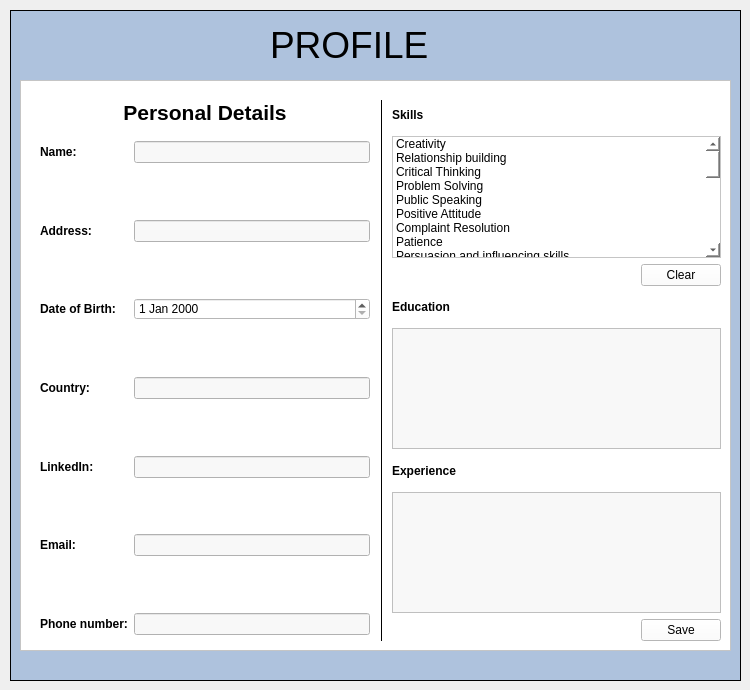
    <widget class="QWidget" name="tab_3">
     <attribute name="title">
      <string>  Profile </string>
     </attribute>
     <widget class="QFrame" name="ProfileFrame">
      <property name="geometry">
       <rect>
        <x>10</x>
        <y>10</y>
        <width>731</width>
        <height>671</height>
       </rect>
      </property>
      <property name="styleSheet">
       <string notr="true">background-color:rgb(174, 194, 221)</string>
      </property>
      <property name="frameShape">
       <enum>QFrame::Box</enum>
      </property>
      <widget class="QLabel" name="label">
       <property name="geometry">
        <rect>
         <x>260</x>
         <y>10</y>
         <width>181</width>
         <height>52</height>
        </rect>
       </property>
       <property name="text">
        <string>&lt;html&gt;&lt;head/&gt;&lt;body&gt;&lt;p&gt;&lt;span style=&quot; font-size:28pt;&quot;&gt;PROFILE&lt;/span&gt;&lt;/p&gt;&lt;/body&gt;&lt;/html&gt;</string>
       </property>
      </widget>
      <widget class="QFrame" name="PDetailsFrame">
       <property name="geometry">
        <rect>
         <x>10</x>
         <y>70</y>
         <width>711</width>
         <height>571</height>
        </rect>
       </property>
       <property name="styleSheet">
        <string notr="true">background-color:rgb(255, 255, 255)</string>
       </property>
       <property name="frameShape">
        <enum>QFrame::StyledPanel</enum>
       </property>
       <property name="frameShadow">
        <enum>QFrame::Raised</enum>
       </property>
       <widget class="QWidget" name="horizontalLayoutWidget">
        <property name="geometry">
         <rect>
          <x>20</x>
          <y>20</y>
          <width>681</width>
          <height>541</height>
         </rect>
        </property>
        <layout class="QHBoxLayout" name="DetailsLayout">
         <item>
          <layout class="QVBoxLayout" name="verticalLayout_2" stretch="0,0,8">
           <item>
            <widget class="QLabel" name="label_17">
             <property name="enabled">
              <bool>true</bool>
             </property>
             <property name="font">
              <font>
               <weight>75</weight>
               <bold>true</bold>
              </font>
             </property>
             <property name="text">
              <string>&lt;html&gt;&lt;head/&gt;&lt;body&gt;&lt;p&gt;&lt;span style=&quot; font-size:16pt;&quot;&gt;Personal Details&lt;/span&gt;&lt;/p&gt;&lt;/body&gt;&lt;/html&gt;</string>
             </property>
             <property name="alignment">
              <set>Qt::AlignCenter</set>
             </property>
            </widget>
           </item>
           <item>
            <spacer name="verticalSpacer_7">
             <property name="orientation">
              <enum>Qt::Vertical</enum>
             </property>
             <property name="sizeHint" stdset="0">
              <size>
               <width>20</width>
               <height>10</height>
              </size>
             </property>
            </spacer>
           </item>
           <item>
            <layout class="QFormLayout" name="formLayout_3">
             <item row="0" column="0">
              <widget class="QLabel" name="label_10">
               <property name="font">
                <font>
                 <weight>75</weight>
                 <bold>true</bold>
                </font>
               </property>
               <property name="text">
                <string>Name:</string>
               </property>
              </widget>
             </item>
             <item row="0" column="1">
              <widget class="QLineEdit" name="nameTextEdit">
               <property name="layoutDirection">
                <enum>Qt::LeftToRight</enum>
               </property>
               <property name="styleSheet">
                <string notr="true">background-color:rgb(248, 248, 248)</string>
               </property>
               <property name="alignment">
                <set>Qt::AlignLeading|Qt::AlignLeft|Qt::AlignVCenter</set>
               </property>
              </widget>
             </item>
             <item row="1" column="1">
              <spacer name="verticalSpacer">
               <property name="orientation">
                <enum>Qt::Vertical</enum>
               </property>
               <property name="sizeHint" stdset="0">
                <size>
                 <width>20</width>
                 <height>40</height>
                </size>
               </property>
              </spacer>
             </item>
             <item row="2" column="0">
              <widget class="QLabel" name="label_16">
               <property name="font">
                <font>
                 <weight>75</weight>
                 <bold>true</bold>
                </font>
               </property>
               <property name="text">
                <string>Address:</string>
               </property>
              </widget>
             </item>
             <item row="2" column="1">
              <widget class="QLineEdit" name="addressTextEdit">
               <property name="layoutDirection">
                <enum>Qt::LeftToRight</enum>
               </property>
               <property name="styleSheet">
                <string notr="true">background-color:rgb(248, 248, 248)</string>
               </property>
               <property name="alignment">
                <set>Qt::AlignLeading|Qt::AlignLeft|Qt::AlignVCenter</set>
               </property>
              </widget>
             </item>
             <item row="3" column="1">
              <spacer name="verticalSpacer_2">
               <property name="orientation">
                <enum>Qt::Vertical</enum>
               </property>
               <property name="sizeHint" stdset="0">
                <size>
                 <width>20</width>
                 <height>40</height>
                </size>
               </property>
              </spacer>
             </item>
             <item row="4" column="0">
              <widget class="QLabel" name="label_14">
               <property name="font">
                <font>
                 <weight>75</weight>
                 <bold>true</bold>
                </font>
               </property>
               <property name="text">
                <string>Date of Birth:</string>
               </property>
              </widget>
             </item>
             <item row="5" column="1">
              <spacer name="verticalSpacer_3">
               <property name="orientation">
                <enum>Qt::Vertical</enum>
               </property>
               <property name="sizeHint" stdset="0">
                <size>
                 <width>20</width>
                 <height>40</height>
                </size>
               </property>
              </spacer>
             </item>
             <item row="6" column="0">
              <widget class="QLabel" name="label_15">
               <property name="font">
                <font>
                 <weight>75</weight>
                 <bold>true</bold>
                </font>
               </property>
               <property name="text">
                <string>Country:</string>
               </property>
              </widget>
             </item>
             <item row="6" column="1">
              <widget class="QLineEdit" name="countryTextEdit">
               <property name="styleSheet">
                <string notr="true">background-color:rgb(248, 248, 248)</string>
               </property>
              </widget>
             </item>
             <item row="7" column="1">
              <spacer name="verticalSpacer_4">
               <property name="orientation">
                <enum>Qt::Vertical</enum>
               </property>
               <property name="sizeHint" stdset="0">
                <size>
                 <width>20</width>
                 <height>40</height>
                </size>
               </property>
              </spacer>
             </item>
             <item row="8" column="0">
              <widget class="QLabel" name="label_13">
               <property name="font">
                <font>
                 <weight>75</weight>
                 <bold>true</bold>
                </font>
               </property>
               <property name="text">
                <string>LinkedIn:</string>
               </property>
              </widget>
             </item>
             <item row="8" column="1">
              <widget class="QLineEdit" name="linkedInTextEdit">
               <property name="styleSheet">
                <string notr="true">background-color:rgb(248, 248, 248)</string>
               </property>
              </widget>
             </item>
             <item row="9" column="1">
              <spacer name="verticalSpacer_5">
               <property name="orientation">
                <enum>Qt::Vertical</enum>
               </property>
               <property name="sizeHint" stdset="0">
                <size>
                 <width>20</width>
                 <height>40</height>
                </size>
               </property>
              </spacer>
             </item>
             <item row="10" column="0">
              <widget class="QLabel" name="label_11">
               <property name="font">
                <font>
                 <weight>75</weight>
                 <bold>true</bold>
                </font>
               </property>
               <property name="text">
                <string>Email:</string>
               </property>
              </widget>
             </item>
             <item row="10" column="1">
              <widget class="QLineEdit" name="emailTextEdit">
               <property name="styleSheet">
                <string notr="true">background-color:rgb(248, 248, 248)</string>
               </property>
              </widget>
             </item>
             <item row="11" column="1">
              <spacer name="verticalSpacer_6">
               <property name="orientation">
                <enum>Qt::Vertical</enum>
               </property>
               <property name="sizeHint" stdset="0">
                <size>
                 <width>20</width>
                 <height>40</height>
                </size>
               </property>
              </spacer>
             </item>
             <item row="12" column="0">
              <widget class="QLabel" name="label_12">
               <property name="font">
                <font>
                 <weight>75</weight>
                 <bold>true</bold>
                </font>
               </property>
               <property name="text">
                <string>Phone number:</string>
               </property>
              </widget>
             </item>
             <item row="12" column="1">
              <widget class="QLineEdit" name="phoneNumberTextEdit">
               <property name="styleSheet">
                <string notr="true">background-color:rgb(248, 248, 248)</string>
               </property>
              </widget>
             </item>
             <item row="13" column="1">
              <layout class="QHBoxLayout" name="horizontalLayout_4"/>
             </item>
             <item row="4" column="1">
              <widget class="QDateEdit" name="dateOfBirthDateEdit"/>
             </item>
            </layout>
           </item>
          </layout>
         </item>
         <item>
          <widget class="Line" name="line">
           <property name="minimumSize">
            <size>
             <width>10</width>
             <height>0</height>
            </size>
           </property>
           <property name="font">
            <font>
             <pointsize>6</pointsize>
            </font>
           </property>
           <property name="frameShadow">
            <enum>QFrame::Plain</enum>
           </property>
           <property name="orientation">
            <enum>Qt::Vertical</enum>
           </property>
          </widget>
         </item>
         <item>
          <layout class="QVBoxLayout" name="verticalLayout" stretch="1,4,0,1,4,1,4,1">
           <item>
            <widget class="QLabel" name="label_2">
             <property name="font">
              <font>
               <weight>75</weight>
               <bold>true</bold>
              </font>
             </property>
             <property name="text">
              <string>Skills</string>
             </property>
            </widget>
           </item>
           <item>
            <widget class="QListWidget" name="skillsList">
             <item>
              <property name="text">
               <string>Creativity</string>
              </property>
              <property name="checkState">
               <enum>Unchecked</enum>
              </property>
             </item>
             <item>
              <property name="text">
               <string>Relationship building</string>
              </property>
              <property name="checkState">
               <enum>Unchecked</enum>
              </property>
             </item>
             <item>
              <property name="text">
               <string>Critical Thinking</string>
              </property>
              <property name="checkState">
               <enum>Unchecked</enum>
              </property>
             </item>
             <item>
              <property name="text">
               <string>Problem Solving</string>
              </property>
              <property name="checkState">
               <enum>Unchecked</enum>
              </property>
             </item>
             <item>
              <property name="text">
               <string>Public Speaking</string>
              </property>
              <property name="checkState">
               <enum>Unchecked</enum>
              </property>
             </item>
             <item>
              <property name="text">
               <string>Positive Attitude</string>
              </property>
              <property name="checkState">
               <enum>Unchecked</enum>
              </property>
             </item>
             <item>
              <property name="text">
               <string>Complaint Resolution</string>
              </property>
              <property name="checkState">
               <enum>Unchecked</enum>
              </property>
             </item>
             <item>
              <property name="text">
               <string>Patience</string>
              </property>
              <property name="checkState">
               <enum>Unchecked</enum>
              </property>
             </item>
             <item>
              <property name="text">
               <string>Persuasion and influencing skills</string>
              </property>
              <property name="checkState">
               <enum>Unchecked</enum>
              </property>
             </item>
             <item>
              <property name="text">
               <string>Respectfulness</string>
              </property>
              <property name="checkState">
               <enum>Unchecked</enum>
              </property>
             </item>
             <item>
              <property name="text">
               <string>Reliability</string>
              </property>
              <property name="checkState">
               <enum>Unchecked</enum>
              </property>
             </item>
             <item>
              <property name="text">
               <string>Tolerance</string>
              </property>
              <property name="checkState">
               <enum>Unchecked</enum>
              </property>
             </item>
             <item>
              <property name="text">
               <string>Improving Customer Experience</string>
              </property>
              <property name="checkState">
               <enum>Unchecked</enum>
              </property>
             </item>
             <item>
              <property name="text">
               <string>Attention to Detail</string>
              </property>
              <property name="checkState">
               <enum>Unchecked</enum>
              </property>
             </item>
             <item>
              <property name="text">
               <string>Teamwork Skills</string>
              </property>
              <property name="checkState">
               <enum>Unchecked</enum>
              </property>
             </item>
             <item>
              <property name="text">
               <string>Communication</string>
              </property>
              <property name="checkState">
               <enum>Unchecked</enum>
              </property>
             </item>
             <item>
              <property name="text">
               <string>Collaboration</string>
              </property>
              <property name="checkState">
               <enum>Unchecked</enum>
              </property>
             </item>
             <item>
              <property name="text">
               <string>Accounting</string>
              </property>
              <property name="checkState">
               <enum>Unchecked</enum>
              </property>
             </item>
             <item>
              <property name="text">
               <string>Active Listening</string>
              </property>
              <property name="checkState">
               <enum>Unchecked</enum>
              </property>
             </item>
             <item>
              <property name="text">
               <string>Adaptability</string>
              </property>
              <property name="checkState">
               <enum>Unchecked</enum>
              </property>
             </item>
             <item>
              <property name="text">
               <string>Negotiation</string>
              </property>
              <property name="checkState">
               <enum>Unchecked</enum>
              </property>
             </item>
             <item>
              <property name="text">
               <string>Conflict Resolution</string>
              </property>
              <property name="checkState">
               <enum>Unchecked</enum>
              </property>
             </item>
             <item>
              <property name="text">
               <string>Decision-making</string>
              </property>
              <property name="checkState">
               <enum>Unchecked</enum>
              </property>
             </item>
             <item>
              <property name="text">
               <string>Empathy</string>
              </property>
              <property name="checkState">
               <enum>Unchecked</enum>
              </property>
             </item>
             <item>
              <property name="text">
               <string>Bilingual Customer Support</string>
              </property>
              <property name="checkState">
               <enum>Unchecked</enum>
              </property>
             </item>
             <item>
              <property name="text">
               <string>Management</string>
              </property>
              <property name="checkState">
               <enum>Unchecked</enum>
              </property>
             </item>
             <item>
              <property name="text">
               <string>Organization</string>
              </property>
              <property name="checkState">
               <enum>Unchecked</enum>
              </property>
             </item>
            </widget>
           </item>
           <item>
            <layout class="QHBoxLayout" name="horizontalLayout">
             <item>
              <spacer name="horizontalSpacer_2">
               <property name="orientation">
                <enum>Qt::Horizontal</enum>
               </property>
               <property name="sizeHint" stdset="0">
                <size>
                 <width>40</width>
                 <height>20</height>
                </size>
               </property>
              </spacer>
             </item>
             <item>
              <widget class="QPushButton" name="skillsClearButton">
               <property name="text">
                <string>Clear</string>
               </property>
              </widget>
             </item>
            </layout>
           </item>
           <item>
            <widget class="QLabel" name="label_3">
             <property name="font">
              <font>
               <weight>75</weight>
               <bold>true</bold>
              </font>
             </property>
             <property name="text">
              <string>Education</string>
             </property>
            </widget>
           </item>
           <item>
            <widget class="QTextEdit" name="educationTextEdit">
             <property name="styleSheet">
              <string notr="true">background-color:rgb(248, 248, 248)</string>
             </property>
            </widget>
           </item>
           <item>
            <widget class="QLabel" name="label_4">
             <property name="font">
              <font>
               <weight>75</weight>
               <bold>true</bold>
              </font>
             </property>
             <property name="text">
              <string>Experience</string>
             </property>
            </widget>
           </item>
           <item>
            <widget class="QTextEdit" name="experienceTextEdit">
             <property name="styleSheet">
              <string notr="true">background-color:rgb(248, 248, 248)</string>
             </property>
            </widget>
           </item>
           <item>
            <layout class="QHBoxLayout" name="horizontalLayout_3">
             <item>
              <spacer name="horizontalSpacer">
               <property name="orientation">
                <enum>Qt::Horizontal</enum>
               </property>
               <property name="sizeHint" stdset="0">
                <size>
                 <width>40</width>
                 <height>20</height>
                </size>
               </property>
              </spacer>
             </item>
             <item>
              <widget class="QPushButton" name="saveButton">
               <property name="text">
                <string>Save</string>
               </property>
              </widget>
             </item>
            </layout>
           </item>
          </layout>
         </item>
        </layout>
       </widget>
      </widget>
     </widget>
    </widget>
